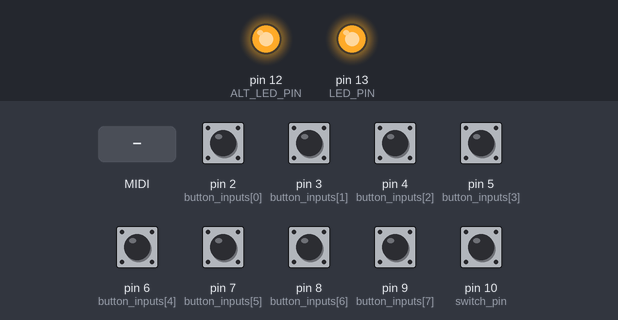
Simulated run of this sketch. Board: Arduino Uno, built with avr-gcc and run on an emulated ATmega328P. Parts: output pins drawn as LEDs (lit = HIGH). Dashed ring = blinking. Inputs (shaded band) come from the test bench; at power-on: pin 2 (button_inputs[0]), pin 3 (button_inputs[1]), pin 4 (button_inputs[2]), pin 5 (button_inputs[3]), pin 6 (button_inputs[4]), pin 7 (button_inputs[5]), pin 8 (button_inputs[6]), pin 9 (button_inputs[7]), pin 10 (switch_pin) HIGH. MIDI output is not drawn.

Above: at 1.4 s.
1.5 s: pin 2 (button_inputs[0]) pulled LOW for 0.15 s
At 1.57 s:
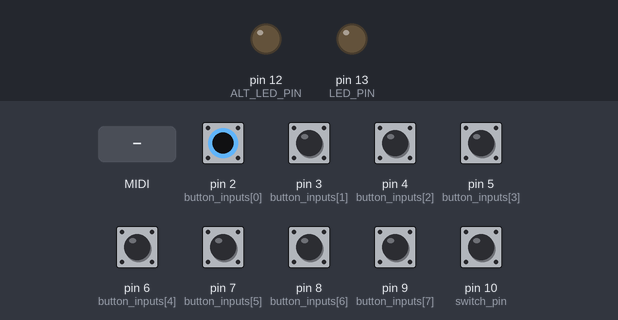
3.1 s: pin 3 (button_inputs[1]) pulled LOW for 0.15 s
At 3.31 s:
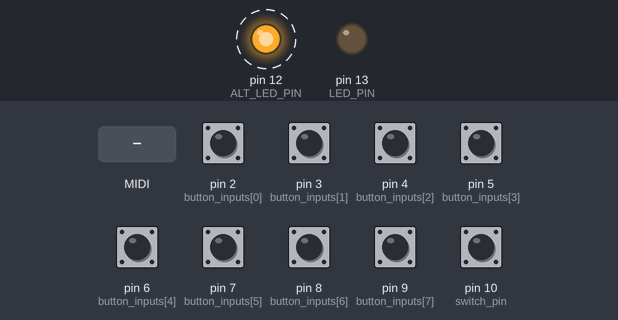
4.8 s: MIDI note 36 received
At 6.3 s:
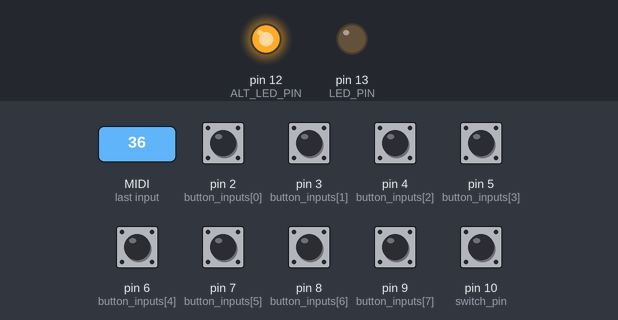
6.6 s: pin 2 (button_inputs[0]) pulled LOW for 1 s
At 9.1 s:
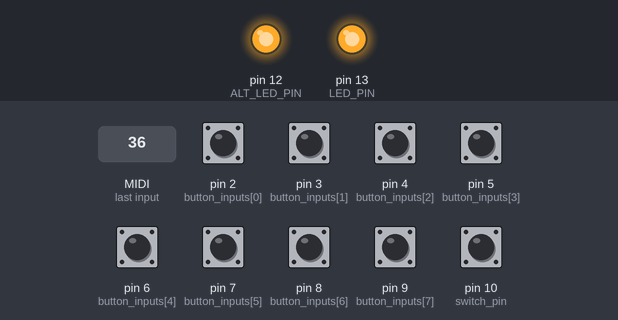
Timing chart, 0 to 10.3 s (numbered marks = the images above; inputs shaded):
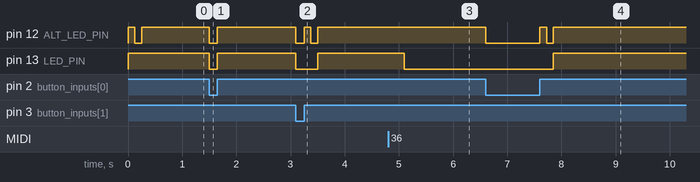

The sketch:

reface_midi_firmware.ino
```cpp
#include <MIDI.h>
#include <elapsedMillis.h>
#include <EEPROM.h>
/*
YAMAHA REFACE CS MIDI PATCH STORAGE
Copyright Matthew Cieplak 2022
*/

const int MIDI_CHANNEL = 1; //what channel to transmit/recieve CC messages on
const int LED_PIN = 13; //onboard LED
const int ALT_LED_PIN = 12; //external LED
const int SWITCH_PIN = 0; //digital pin used for bank switch
const int PATCH_SIZE_BYTES = 24; //number of bytes allocated to each patch (17 minimum, plus some room for extra parameters added later
                                 //Atmega168p has 512 bytes of EEPROM, so for 16 patches max size is 32 bytes
                                 //Atmega328p has 2kB of EEPROM, so for 16 patches max size is 128 bytes
const int SAVE_TIMEOUT = 2000; //hold button for 2 seconds to save
const int DEBOUNCE_TIMEOUT = 20; //milliseconds of input debouncing on button presses
const int num_parameters = 17;

const int CC_numbers[17] = {
  17, //Effect type
  18, //Effect depth
  19, //Effect rate
  79, //EG sustain level
  75, //EG decay time
  72, //EG release time
  83, //EG FEG-AEG balance
  73, //EG attack time
  71, //Filter resonance
  74, //Filter cutoff
  20, //Portamento
  76, //LFO speed
  77, //LFO depth
  78, //LFO assign
  80, //Oscillator type
  82, //Oscillator mod
  81 //Oscillator texture
};


const int CC_default[17] = {
  127, //Effect type off
  0,   //Effect depth 0
  0,   //Effect rate 0
  120, //EG sustain level
  10,  //EG decay time
  0,   //EG release time
  64,  //EG FEG-AEG balance
  0,   //EG attack time
  10,  //Filter resonance
  100, //Filter cutoff
  0,   //Portamento
  64,  //LFO speed
  0,   //LFO depth
  64,  //LFO assign
  0,  //Oscillator type
  10,  //Oscillator mod
  10   //Oscillator texture
};

const int CC_indices[17];
int CC_values[17];

elapsedMillis button_timer;


const int button_inputs[8] = {2, 3, 4, 5, 6, 7, 8, 9}; //pin numbers for digital button inputs
const int switch_pin = 10;
bool button_states[8] = {false, false, false, false, false, false, false, false};
int button_pressed = -1;
bool bank_switch = false;
bool saved = true;


MIDI_CREATE_DEFAULT_INSTANCE();

void CCInput(byte channel, byte cc_num, byte value) {

  //store received parameters in active RAM
  for (int i = 0; i < num_parameters; i++) {
    if (cc_num == CC_numbers[i]) {
      CC_values[i] = value;
      digitalWrite(LED_PIN, (value % 2 == 0) ? HIGH : LOW);

      break;
    }
  }
}

void noteOn(byte channel, byte velocity, byte note) {
  digitalWrite(LED_PIN, HIGH);
}

void noteOff(byte channel, byte velocity, byte note) {
  digitalWrite(LED_PIN, LOW);
}


void setup() {
  pinMode(LED_PIN, OUTPUT);
  pinMode(ALT_LED_PIN, OUTPUT);
  pinMode(switch_pin, INPUT_PULLUP);
  digitalWrite(LED_PIN, HIGH);

  int i;
  for (i = 0; i < 8; i++) {
    pinMode(button_inputs[i], INPUT_PULLUP);
  }

  for (i = 0; i < num_parameters; i++){
    CC_values[i] = CC_default[i];
  }

  blink();

  MIDI.begin(MIDI_CHANNEL_OMNI);
  MIDI.turnThruOff();
  MIDI.setHandleControlChange(CCInput); // This command tells the MIDI Library
  MIDI.setHandleNoteOn(noteOn);
  MIDI.setHandleNoteOff(noteOff);
}

void storePatchToMemory(int patch_num){
   for (int i = 0; i < num_parameters; i++) {
     EEPROM.update(i + (patch_num * PATCH_SIZE_BYTES), CC_values[i]);
   }
}

void readPatchFromMemory(int patch_num){
   for (int i = 0; i < num_parameters; i++) {
     CC_values[i] = EEPROM.read(i + (patch_num * PATCH_SIZE_BYTES));
   }
}

void sendPatchToKeyboard(){
   for (int i = 0; i < num_parameters; i++) {
     MIDI.sendControlChange(CC_numbers[i], CC_values[i], MIDI_CHANNEL);
  }
}

void blink(){
  digitalWrite(ALT_LED_PIN, HIGH); delay(125);
  digitalWrite(ALT_LED_PIN, LOW); delay(125);
  digitalWrite(ALT_LED_PIN, HIGH);
}

void readButtons(){
  if (button_pressed > -1 && button_timer > SAVE_TIMEOUT && !saved) { //on holding for 3s, save patch to memory and blink 3x
    readBankSwitch();
    storePatchToMemory(button_pressed + (bank_switch ? 8 : 0));
    button_pressed = -1;
    blink();
    blink();
    blink();
    saved = true;
  }


  int i;
  for (i = 0; i < 8; i++) {
    if (digitalRead(button_inputs[i]) == LOW) { //LOW = button is pressed
      if (button_states[i] == false) {
        onButtonPressed(i);
      } else if (button_pressed != i && button_timer > DEBOUNCE_TIMEOUT) { //after debounce, set button status and wait
        button_pressed = i;
      }
    } else if (button_states[i] == true)  {
      onButtonReleased(i);
    }
  }
}

void onButtonPressed(int i) {
  button_states[i] = true;
  button_timer = 0;

  digitalWrite(ALT_LED_PIN, LOW);
  digitalWrite(LED_PIN, LOW);
}

void onButtonReleased(int i) {
  //on release, send patch to keyboard and blink
  button_states[i] = false;
  if (button_pressed == i && !saved) { //if just finished saving, skip sending patch back to kbd
    readBankSwitch();
    readPatchFromMemory(button_pressed + (bank_switch ? 8 : 0));
    sendPatchToKeyboard();
    blink();
  }

  //reset to default status
  saved = false;
  button_pressed = -1;
  digitalWrite(ALT_LED_PIN, HIGH);
  digitalWrite(LED_PIN, HIGH);
}

void readBankSwitch(){
  if (digitalRead(switch_pin) == LOW) {
    bank_switch = true;
  } else {
    bank_switch = false;
  }
}

void loop() {
  MIDI.read();
  readButtons();
}
```

Measured:
- after the input at 1.5 s, pin 12 (ALT_LED_PIN), pin 13 (LED_PIN): HIGH → LOW at once, → HIGH 0.15 s later
- after the input at 3.1 s, pin 12 (ALT_LED_PIN): alternates HIGH for 0.13 s and LOW for 0.14 s, 4 changes in all, then stays HIGH, starting at once; pin 13 (LED_PIN): HIGH → LOW at once, → HIGH 0.40 s later
- after the input at 4.8 s, pin 13 (LED_PIN): HIGH → LOW after 0.30 s
- after the input at 6.6 s, pin 12 (ALT_LED_PIN): HIGH → LOW at once, → HIGH 1.0 s later, → LOW 0.13 s later, → HIGH 0.13 s later; pin 13 (LED_PIN): LOW → HIGH after 1.3 s
